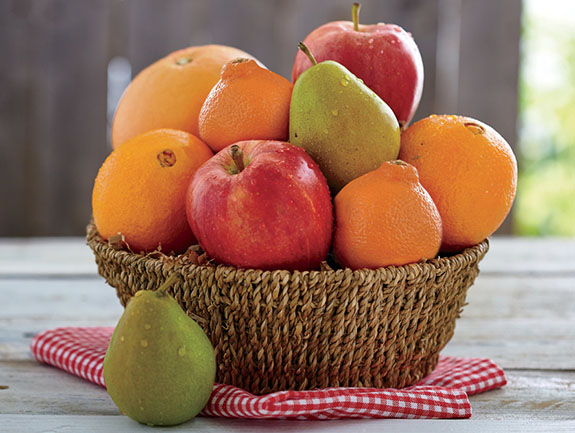
#> input picture Lesson3/navels-grapefruit-pears-apples.jpg, 575 x 433 px
$ jupyter execute Edge_Detection.ipynb   (shell and % lines are left out)
#> lines starting #> are read from the running program, lines starting #| are printed output that depends on the picture
# Introduction to Computer Vision

In this session, we will discuss:

- How to find edges in an image?
- What is a gradient?
- How to write a function in python

[cell 1]
# import packages needed
from IPython.display import HTML
import matplotlib.image as mpimg
import numpy as np
import cv2

import matplotlib.pyplot as plt

## Detect Objects in an Image

Often, there are multiple objects in an image.  You might want to find a pedestrian or a car within a street image.  What are some of the approaches used to find objects within in image?

What objects are in the following image?  How did you distinguish the different objects?  Do you do it by color, by position, by shape, by other methods or by a combination of all of the above?

[cell 2]
fruit_img = mpimg.imread('navels-grapefruit-pears-apples.jpg')
#> fruit_img is the input picture: shape (433, 575, 3); mean R, G, B 152.4, 115.2, 94.2
plt.rcParams["figure.figsize"] = [10, 8]
plt.imshow(fruit_img)
#> (this line was passed over: IPython is not available in this run)
plt.title('Bowl of fruit')
#> (this line was passed over: IPython is not available in this run)
plt.show()

## What types of fruit are in the basket?

Here are some oranges, apples and pears.  Did you notice there are two different types of oranges?

There are the larger Navel oranges and two Tangelos (or Honeybells which primarily are defined by their bell shapes).  Shapes are an important way we find objects.

How do we distinguish the orange from the basket?  How do we define what is the boundary of the basket and the boundary of the orange?

## Gradient Analysis

Enter Gradient Analysis.  This is one of the ways we can find the separation between differnt objects is to look at the gradient of the image as it changes from one pixel to the next.

Gradient is another word for "slope".  In computer vision, this is the direction of change.  Since images are either 2-D arrays in gray scale images or 3-D arrays in color images, this means this is the rate of change in the integer values that represent gray scale (0-255) or Red/Green/Blue (0-255).

Read more here: https://en.wikipedia.org/wiki/Gradient

[cell 3]
# read in an image
road_img = mpimg.imread('highway_lanes.jpg')
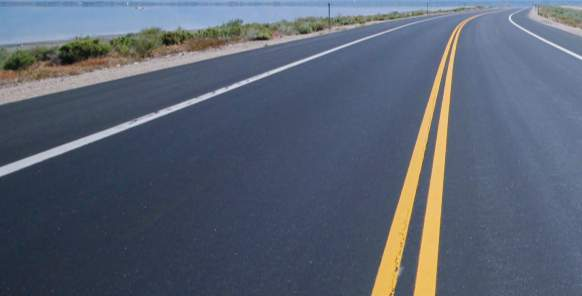
#> input picture Lesson3/highway_lanes.jpg, 582 x 296 px
#> road_img is the input picture: shape (296, 582, 3); mean R, G, B 88.8, 97.7, 113.7
plt.rcParams["figure.figsize"] = [14, 8]
plt.subplot(1, 2, 1)
#> (this line was passed over: IPython is not available in this run)
plt.imshow(road_img)
#> (this line was passed over: IPython is not available in this run)

### Grayscale
gray_road_img = cv2.cvtColor(road_img, cv2.COLOR_BGR2GRAY)
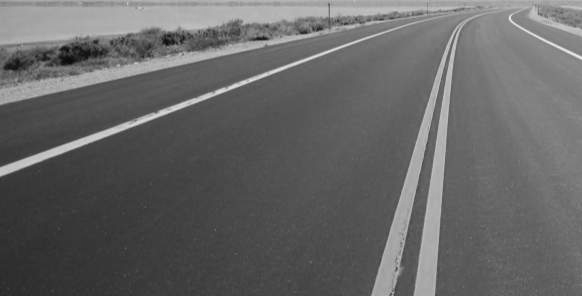
#> gray_road_img: shape (296, 582); min 4, max 240, mean 101.4
plt.subplot(1, 2, 2)
#> (this line was passed over: IPython is not available in this run)
plt.imshow(gray_road_img, cmap='gray')
#> (this line was passed over: IPython is not available in this run)

plt.show()

[cell 4]
print ("Dimension of the gray road image is ", gray_road_img.ndim)
#| Dimension of the gray road image is  2
print ("Image size of the gray road image is %i rows x %i columns" %
                   (gray_road_img.shape[0], gray_road_img.shape[1]))
#| Image size of the gray road image is 296 rows x 582 columns

[cell 5]
# Take a small slice of this image
small_gray_road_img = gray_road_img[100:150, 400:450]
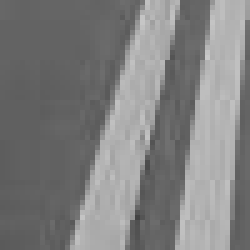
#> small_gray_road_img: shape (50, 50) (shown 5 times larger); min 67, max 200, mean 127.9

# Let's blur the image to remove noise
small_blur = cv2.GaussianBlur(small_gray_road_img, (5,5), 0)
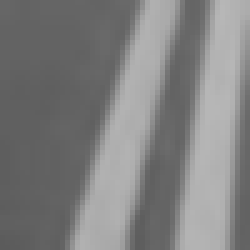
#> small_blur: shape (50, 50) (shown 5 times larger); min 91, max 183, mean 128

plt.figure(figsize=(8,4))
#> (this line was passed over: IPython is not available in this run)
plt.subplot(1, 2, 1)
plt.imshow(small_gray_road_img, cmap='gray')

plt.subplot(1, 2, 2)
plt.imshow(small_blur, cmap='gray')
plt.show()
